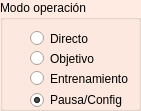
        <widget class="QGroupBox" name="groupBox_3">
         <property name="geometry">
          <rect>
           <x>10</x>
           <y>140</y>
           <width>141</width>
           <height>111</height>
          </rect>
         </property>
         <property name="palette">
          <palette>
           <active>
            <colorrole role="WindowText">
             <brush brushstyle="SolidPattern">
              <color alpha="255">
               <red>0</red>
               <green>0</green>
               <blue>0</blue>
              </color>
             </brush>
            </colorrole>
            <colorrole role="Button">
             <brush brushstyle="SolidPattern">
              <color alpha="255">
               <red>255</red>
               <green>235</green>
               <blue>225</blue>
              </color>
             </brush>
            </colorrole>
            <colorrole role="Light">
             <brush brushstyle="SolidPattern">
              <color alpha="255">
               <red>255</red>
               <green>255</green>
               <blue>255</blue>
              </color>
             </brush>
            </colorrole>
            <colorrole role="Midlight">
             <brush brushstyle="SolidPattern">
              <color alpha="255">
               <red>255</red>
               <green>245</green>
               <blue>240</blue>
              </color>
             </brush>
            </colorrole>
            <colorrole role="Dark">
             <brush brushstyle="SolidPattern">
              <color alpha="255">
               <red>127</red>
               <green>117</green>
               <blue>112</blue>
              </color>
             </brush>
            </colorrole>
            <colorrole role="Mid">
             <brush brushstyle="SolidPattern">
              <color alpha="255">
               <red>170</red>
               <green>157</green>
               <blue>150</blue>
              </color>
             </brush>
            </colorrole>
            <colorrole role="Text">
             <brush brushstyle="SolidPattern">
              <color alpha="255">
               <red>0</red>
               <green>0</green>
               <blue>0</blue>
              </color>
             </brush>
            </colorrole>
            <colorrole role="BrightText">
             <brush brushstyle="SolidPattern">
              <color alpha="255">
               <red>255</red>
               <green>255</green>
               <blue>255</blue>
              </color>
             </brush>
            </colorrole>
            <colorrole role="ButtonText">
             <brush brushstyle="SolidPattern">
              <color alpha="255">
               <red>0</red>
               <green>0</green>
               <blue>0</blue>
              </color>
             </brush>
            </colorrole>
            <colorrole role="Base">
             <brush brushstyle="SolidPattern">
              <color alpha="255">
               <red>255</red>
               <green>255</green>
               <blue>255</blue>
              </color>
             </brush>
            </colorrole>
            <colorrole role="Window">
             <brush brushstyle="SolidPattern">
              <color alpha="255">
               <red>255</red>
               <green>235</green>
               <blue>225</blue>
              </color>
             </brush>
            </colorrole>
            <colorrole role="Shadow">
             <brush brushstyle="SolidPattern">
              <color alpha="255">
               <red>0</red>
               <green>0</green>
               <blue>0</blue>
              </color>
             </brush>
            </colorrole>
            <colorrole role="AlternateBase">
             <brush brushstyle="SolidPattern">
              <color alpha="255">
               <red>255</red>
               <green>245</green>
               <blue>240</blue>
              </color>
             </brush>
            </colorrole>
            <colorrole role="ToolTipBase">
             <brush brushstyle="SolidPattern">
              <color alpha="255">
               <red>255</red>
               <green>255</green>
               <blue>220</blue>
              </color>
             </brush>
            </colorrole>
            <colorrole role="ToolTipText">
             <brush brushstyle="SolidPattern">
              <color alpha="255">
               <red>0</red>
               <green>0</green>
               <blue>0</blue>
              </color>
             </brush>
            </colorrole>
           </active>
           <inactive>
            <colorrole role="WindowText">
             <brush brushstyle="SolidPattern">
              <color alpha="255">
               <red>0</red>
               <green>0</green>
               <blue>0</blue>
              </color>
             </brush>
            </colorrole>
            <colorrole role="Button">
             <brush brushstyle="SolidPattern">
              <color alpha="255">
               <red>255</red>
               <green>235</green>
               <blue>225</blue>
              </color>
             </brush>
            </colorrole>
            <colorrole role="Light">
             <brush brushstyle="SolidPattern">
              <color alpha="255">
               <red>255</red>
               <green>255</green>
               <blue>255</blue>
              </color>
             </brush>
            </colorrole>
            <colorrole role="Midlight">
             <brush brushstyle="SolidPattern">
              <color alpha="255">
               <red>255</red>
               <green>245</green>
               <blue>240</blue>
              </color>
             </brush>
            </colorrole>
            <colorrole role="Dark">
             <brush brushstyle="SolidPattern">
              <color alpha="255">
               <red>127</red>
               <green>117</green>
               <blue>112</blue>
              </color>
             </brush>
            </colorrole>
            <colorrole role="Mid">
             <brush brushstyle="SolidPattern">
              <color alpha="255">
               <red>170</red>
               <green>157</green>
               <blue>150</blue>
              </color>
             </brush>
            </colorrole>
            <colorrole role="Text">
             <brush brushstyle="SolidPattern">
              <color alpha="255">
               <red>0</red>
               <green>0</green>
               <blue>0</blue>
              </color>
             </brush>
            </colorrole>
            <colorrole role="BrightText">
             <brush brushstyle="SolidPattern">
              <color alpha="255">
               <red>255</red>
               <green>255</green>
               <blue>255</blue>
              </color>
             </brush>
            </colorrole>
            <colorrole role="ButtonText">
             <brush brushstyle="SolidPattern">
              <color alpha="255">
               <red>0</red>
               <green>0</green>
               <blue>0</blue>
              </color>
             </brush>
            </colorrole>
            <colorrole role="Base">
             <brush brushstyle="SolidPattern">
              <color alpha="255">
               <red>255</red>
               <green>255</green>
               <blue>255</blue>
              </color>
             </brush>
            </colorrole>
            <colorrole role="Window">
             <brush brushstyle="SolidPattern">
              <color alpha="255">
               <red>255</red>
               <green>235</green>
               <blue>225</blue>
              </color>
             </brush>
            </colorrole>
            <colorrole role="Shadow">
             <brush brushstyle="SolidPattern">
              <color alpha="255">
               <red>0</red>
               <green>0</green>
               <blue>0</blue>
              </color>
             </brush>
            </colorrole>
            <colorrole role="AlternateBase">
             <brush brushstyle="SolidPattern">
              <color alpha="255">
               <red>255</red>
               <green>245</green>
               <blue>240</blue>
              </color>
             </brush>
            </colorrole>
            <colorrole role="ToolTipBase">
             <brush brushstyle="SolidPattern">
              <color alpha="255">
               <red>255</red>
               <green>255</green>
               <blue>220</blue>
              </color>
             </brush>
            </colorrole>
            <colorrole role="ToolTipText">
             <brush brushstyle="SolidPattern">
              <color alpha="255">
               <red>0</red>
               <green>0</green>
               <blue>0</blue>
              </color>
             </brush>
            </colorrole>
           </inactive>
           <disabled>
            <colorrole role="WindowText">
             <brush brushstyle="SolidPattern">
              <color alpha="255">
               <red>127</red>
               <green>117</green>
               <blue>112</blue>
              </color>
             </brush>
            </colorrole>
            <colorrole role="Button">
             <brush brushstyle="SolidPattern">
              <color alpha="255">
               <red>255</red>
               <green>235</green>
               <blue>225</blue>
              </color>
             </brush>
            </colorrole>
            <colorrole role="Light">
             <brush brushstyle="SolidPattern">
              <color alpha="255">
               <red>255</red>
               <green>255</green>
               <blue>255</blue>
              </color>
             </brush>
            </colorrole>
            <colorrole role="Midlight">
             <brush brushstyle="SolidPattern">
              <color alpha="255">
               <red>255</red>
               <green>245</green>
               <blue>240</blue>
              </color>
             </brush>
            </colorrole>
            <colorrole role="Dark">
             <brush brushstyle="SolidPattern">
              <color alpha="255">
               <red>127</red>
               <green>117</green>
               <blue>112</blue>
              </color>
             </brush>
            </colorrole>
            <colorrole role="Mid">
             <brush brushstyle="SolidPattern">
              <color alpha="255">
               <red>170</red>
               <green>157</green>
               <blue>150</blue>
              </color>
             </brush>
            </colorrole>
            <colorrole role="Text">
             <brush brushstyle="SolidPattern">
              <color alpha="255">
               <red>127</red>
               <green>117</green>
               <blue>112</blue>
              </color>
             </brush>
            </colorrole>
            <colorrole role="BrightText">
             <brush brushstyle="SolidPattern">
              <color alpha="255">
               <red>255</red>
               <green>255</green>
               <blue>255</blue>
              </color>
             </brush>
            </colorrole>
            <colorrole role="ButtonText">
             <brush brushstyle="SolidPattern">
              <color alpha="255">
               <red>127</red>
               <green>117</green>
               <blue>112</blue>
              </color>
             </brush>
            </colorrole>
            <colorrole role="Base">
             <brush brushstyle="SolidPattern">
              <color alpha="255">
               <red>255</red>
               <green>235</green>
               <blue>225</blue>
              </color>
             </brush>
            </colorrole>
            <colorrole role="Window">
             <brush brushstyle="SolidPattern">
              <color alpha="255">
               <red>255</red>
               <green>235</green>
               <blue>225</blue>
              </color>
             </brush>
            </colorrole>
            <colorrole role="Shadow">
             <brush brushstyle="SolidPattern">
              <color alpha="255">
               <red>0</red>
               <green>0</green>
               <blue>0</blue>
              </color>
             </brush>
            </colorrole>
            <colorrole role="AlternateBase">
             <brush brushstyle="SolidPattern">
              <color alpha="255">
               <red>255</red>
               <green>235</green>
               <blue>225</blue>
              </color>
             </brush>
            </colorrole>
            <colorrole role="ToolTipBase">
             <brush brushstyle="SolidPattern">
              <color alpha="255">
               <red>255</red>
               <green>255</green>
               <blue>220</blue>
              </color>
             </brush>
            </colorrole>
            <colorrole role="ToolTipText">
             <brush brushstyle="SolidPattern">
              <color alpha="255">
               <red>0</red>
               <green>0</green>
               <blue>0</blue>
              </color>
             </brush>
            </colorrole>
           </disabled>
          </palette>
         </property>
         <property name="autoFillBackground">
          <bool>true</bool>
         </property>
         <property name="title">
          <string>Modo operación</string>
         </property>
         <widget class="QRadioButton" name="radioButtonSimple">
          <property name="geometry">
           <rect>
            <x>30</x>
            <y>30</y>
            <width>71</width>
            <height>17</height>
           </rect>
          </property>
          <property name="text">
           <string>Directo</string>
          </property>
          <property name="checked">
           <bool>false</bool>
          </property>
         </widget>
         <widget class="QRadioButton" name="radioButtonTarget">
          <property name="geometry">
           <rect>
            <x>30</x>
            <y>50</y>
            <width>81</width>
            <height>17</height>
           </rect>
          </property>
          <property name="text">
           <string>Objetivo</string>
          </property>
         </widget>
         <widget class="QRadioButton" name="radioButtonSimple_2">
          <property name="geometry">
           <rect>
            <x>30</x>
            <y>90</y>
            <width>101</width>
            <height>20</height>
           </rect>
          </property>
          <property name="text">
           <string>Pausa/Config</string>
          </property>
          <property name="checked">
           <bool>true</bool>
          </property>
         </widget>
         <widget class="QRadioButton" name="radioButtonSimple_3">
          <property name="geometry">
           <rect>
            <x>30</x>
            <y>70</y>
            <width>111</width>
            <height>17</height>
           </rect>
          </property>
          <property name="text">
           <string>Entrenamiento</string>
          </property>
          <property name="checked">
           <bool>false</bool>
          </property>
         </widget>
        </widget>
